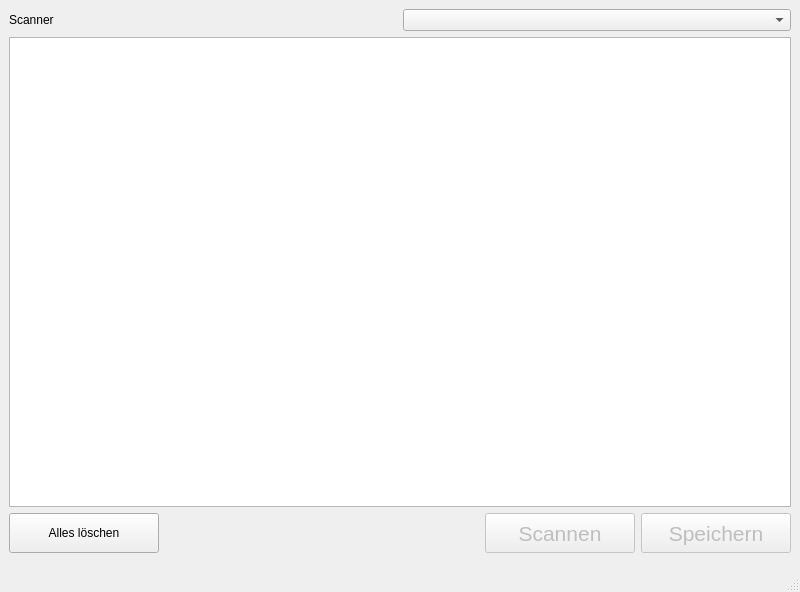
<?xml version="1.0" encoding="UTF-8"?>
<ui version="4.0">
 <class>MainWindow</class>
 <widget class="QMainWindow" name="MainWindow">
  <property name="geometry">
   <rect>
    <x>0</x>
    <y>0</y>
    <width>800</width>
    <height>592</height>
   </rect>
  </property>
  <property name="windowTitle">
   <string>Documento Client</string>
  </property>
  <widget class="QWidget" name="centralwidget">
   <layout class="QVBoxLayout" name="verticalLayout_2">
    <item>
     <layout class="QHBoxLayout" name="horizontalLayout">
      <item>
       <widget class="QLabel" name="label">
        <property name="text">
         <string>Scanner</string>
        </property>
       </widget>
      </item>
      <item>
       <widget class="QComboBox" name="scanner_select">
        <property name="maximumSize">
         <size>
          <width>16777215</width>
          <height>16777215</height>
         </size>
        </property>
       </widget>
      </item>
     </layout>
    </item>
    <item>
     <widget class="QListView" name="scan_list">
      <property name="flow">
       <enum>QListView::LeftToRight</enum>
      </property>
     </widget>
    </item>
    <item>
     <layout class="QHBoxLayout" name="horizontalLayout_2">
      <item>
       <widget class="QPushButton" name="clear_all_button">
        <property name="minimumSize">
         <size>
          <width>150</width>
          <height>40</height>
         </size>
        </property>
        <property name="text">
         <string>Alles löschen</string>
        </property>
       </widget>
      </item>
      <item>
       <spacer name="horizontalSpacer">
        <property name="orientation">
         <enum>Qt::Horizontal</enum>
        </property>
        <property name="sizeHint" stdset="0">
         <size>
          <width>40</width>
          <height>20</height>
         </size>
        </property>
       </spacer>
      </item>
      <item>
       <widget class="QPushButton" name="scan_button">
        <property name="enabled">
         <bool>false</bool>
        </property>
        <property name="minimumSize">
         <size>
          <width>150</width>
          <height>40</height>
         </size>
        </property>
        <property name="font">
         <font>
          <pointsize>16</pointsize>
         </font>
        </property>
        <property name="text">
         <string>Scannen</string>
        </property>
       </widget>
      </item>
      <item>
       <widget class="QPushButton" name="save_button">
        <property name="enabled">
         <bool>false</bool>
        </property>
        <property name="minimumSize">
         <size>
          <width>150</width>
          <height>40</height>
         </size>
        </property>
        <property name="font">
         <font>
          <pointsize>16</pointsize>
         </font>
        </property>
        <property name="text">
         <string>Speichern</string>
        </property>
       </widget>
      </item>
     </layout>
    </item>
   </layout>
  </widget>
  <widget class="QMenuBar" name="menu_bar">
   <property name="geometry">
    <rect>
     <x>0</x>
     <y>0</y>
     <width>800</width>
     <height>33</height>
    </rect>
   </property>
  </widget>
  <widget class="QStatusBar" name="status_bar">
   <property name="minimumSize">
    <size>
     <width>0</width>
     <height>30</height>
    </size>
   </property>
  </widget>
 </widget>
 <resources/>
 <connections/>
</ui>
